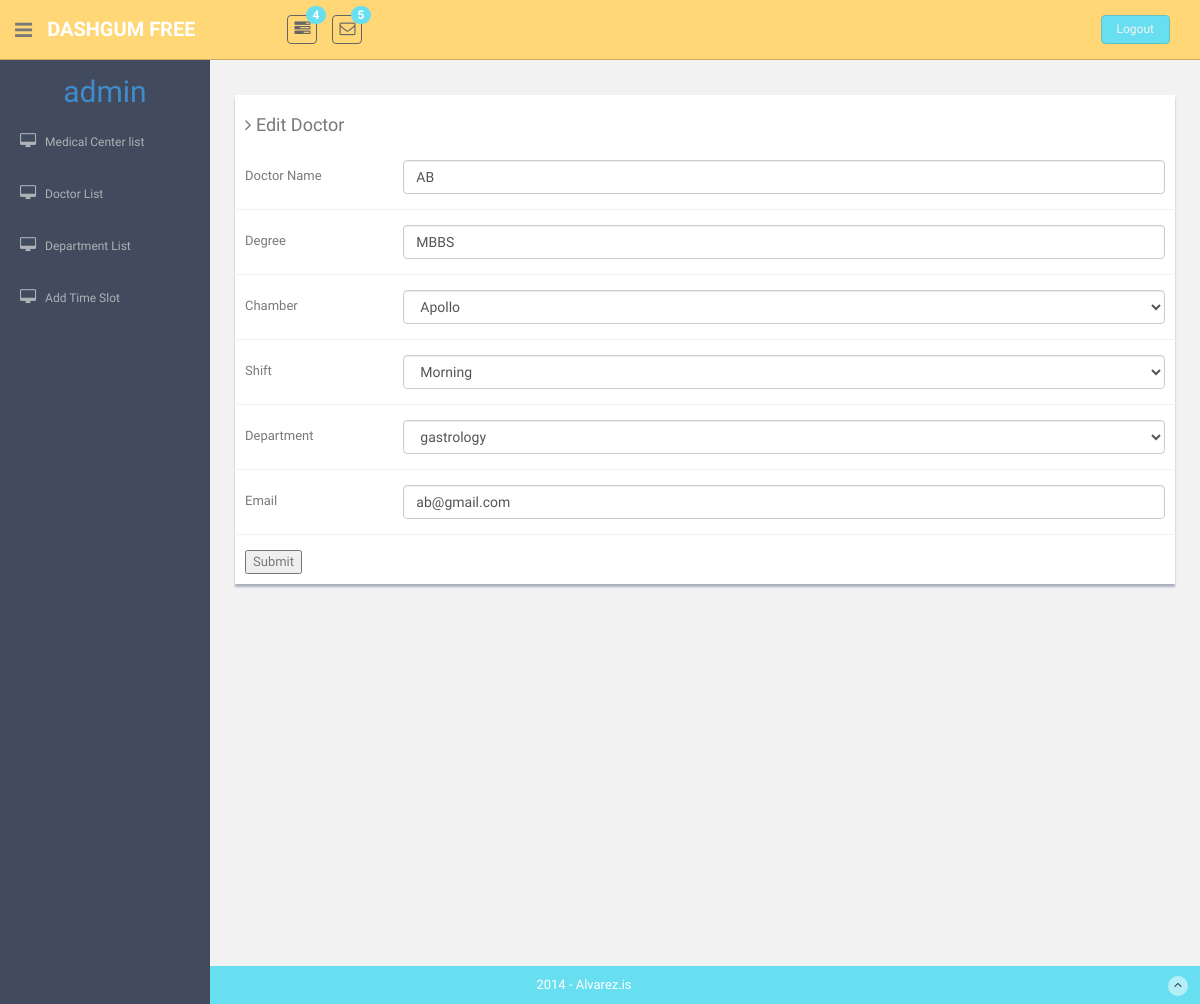
Page /admin/edit_doctor.php?id=1 (signed in) on the committed database.
### tables this page shows
CREATE TABLE `doctors` (
  `id` int(11) NOT NULL,
  `doc_name` varchar(255) NOT NULL,
  `degree` varchar(255) NOT NULL,
  `chamber_id` int(11) NOT NULL,
  `shift` int(11) NOT NULL COMMENT '1=morning, 2=evening',
  `dept_id` int(11) NOT NULL,
  `email` varchar(255) NOT NULL,
  `password` varchar(255) NOT NULL,
  `pro_pic` varchar(255) NOT NULL,
  `start_time` text NOT NULL,
  `end_time` text NOT NULL
);

CREATE TABLE `medical_center` (
  `id` int(11) NOT NULL,
  `medical_center_name` varchar(255) NOT NULL,
  `medical_center_address` varchar(255) NOT NULL
);

CREATE TABLE `department` (
  `id` int(11) NOT NULL,
  `department` varchar(255) NOT NULL
);

### db_connection.php (called while the page is built, shortened)
<?php
$server = "localhost";
$username = "root";
$password = "";
$databaseName = "online_appointment_system";
$conn = mysql_connect($server, $username, $password);
if (!$conn) {
    echo 'Database Connection Error:' . mysql_error();
} else {
    $db_connect = mysql_select_db($databaseName);
}

### admin/Admin_class.php (called while the page is built, shortened)
<?php
class Admin_class {
    public function __construct() {
        require_once '../db_connection.php';
    }
    public function get_single_doctor_data($id) {
        $sql = "select doctors.*,medical_center.medical_center_name,department.department from doctors join medical_center on medical_center.id = doctors.chamber_id join department on department.id=doctors.dept_id where doctors.id='$id'";
        $res = mysql_query($sql);
        $result=mysql_fetch_assoc($res);
        return $result;
    }
    public function get_all_medical_center() {
        $sql = "select * from medical_center";
        $res = mysql_query($sql);
        return $res;
    }
    public function get_dept_list() {
        $sql = "select * from department";
        $res = mysql_query($sql);
        return $res;
    }
}

### admin/edit_doctor.php (the view, shortened to what this page needs)
<?php
require_once './Admin_class.php';
$admin_object = new Admin_class();
$id=$_GET['id'];
$all_data = $admin_object->get_all_medical_center();
$dept_list = $admin_object->get_dept_list();
$doctors_data = $admin_object->get_single_doctor_data($id);
require_once 'admin_header.php';
?>
    <section id="main-content">
        <section class="wrapper site-min-height">
            <div class="row mt">
                <div class="col-lg-12">
                    <div class="form-panel">
                        <h4 class="mb"><i class="fa fa-angle-right"></i> Edit Doctor</h4>
                        <form class="form-horizontal style-form" method="post" action="">
                            <div class="form-group">
                                <label class="col-sm-2 col-sm-2 control-label">Doctor Name</label>
                                <div class="col-sm-10">
                                    <input type="text" name="doc_name" value="<?php echo $doctors_data['doc_name'];?>" class="form-control">
                                </div>
                            </div>
                            <div class="form-group">
                                <label class="col-sm-2 col-sm-2 control-label">Degree</label>
                                <div class="col-sm-10">
                                    <input type="text" name="degree" value="<?php echo $doctors_data['degree'];?>" class="form-control">
                                </div>
                            </div>
                            <div class="form-group">
                                <label class="col-sm-2 col-sm-2 control-label">Chamber</label>
                                <div class="col-sm-10">
                                    <select name="chamber" class="form-control">
                                        <?php while ($value = mysql_fetch_array($all_data)) { ?>
                                            <option value="<?php echo $value['id'] ?>" <?php echo $value['id']==$doctors_data['chamber_id']?'selected':'';?>><?php echo $value['medical_center_name'] ?></option>
                                        <?php } ?>
                                    </select>
                                </div>
                            </div>
                            <div class="form-group">
                                <label class="col-sm-2 col-sm-2 control-label">Shift</label>
                                <div class="col-sm-10">
                                    <select name="shift" class="form-control">
                                        <option value="1" <?php echo $doctors_data['shift']==1?'selected':'';?>>Morning</option><option value="2" <?php echo $doctors_data['shift']==2?'selected':'';?>>Evening</option>
                                    </select>
                                </div>
                            </div>
                            <div class="form-group">
                                <label class="col-sm-2 col-sm-2 control-label">Department</label>
                                <div class="col-sm-10">
                                    <select name="department" class="form-control">
                                        <?php while ($value = mysql_fetch_array($dept_list)) { ?>
                                            <option value="<?php echo $value['id'] ?>"  <?php echo $doctors_data['dept_id']==$value['id']?'selected':'';?>><?php echo $value['department'] ?></option>
                                        <?php } ?>
                                    </select>
                                </div>
                            </div>
                            <div class="form-group">
                                <label class="col-sm-2 col-sm-2 control-label">Email</label>
                                <div class="col-sm-10">
                                    <input type="text" name="email" value="<?php echo $doctors_data['email'];?>" class="form-control">
                                </div>
                            </div>
                            <input type="submit" name="submit" value="Submit">
                        </form>
                    </div>
                </div>
            </div>
        </section>
    </section>
<?php require_once '../admin/admin_footer.php'; ?>

### admin/assets/css/style.css (style rules this page uses)
body { color: #797979; background: #f2f2f2; font-family: 'Ruda', sans-serif; padding: 0px !important; margin: 0px !important; font-size:13px; }
.mt { margin-top: 25px; }
.mb { margin-bottom: 25px; }
#main-content { margin-left: 210px; }
.wrapper { display: inline-block; margin-top: 60px; padding-left: 15px; padding-right: 15px; padding-bottom: 15px; padding-top: 0px; width: 100%; }
.form-panel { background: #ffffff; margin: 10px; padding: 10px; box-shadow: 0px 3px 2px #aab2bd; text-align: left; }
label { font-weight: 400; }
.form-horizontal.style-form .form-group { border-bottom: 1px solid #eff2f7; padding-bottom: 15px; margin-bottom: 15px; }
@media (min-width: 768px) { .form-horizontal .control-label { text-align: left; } }
.site-min-height { min-height: 900px; }

### rows in the picture
doctors: doc_name "AB", degree "MBBS", chamber "Apollo", shift "Morning", department "gastrology", email "ab@gmail.com"

### other values in the picture
$_SESSION['admin_name'] "admin"
